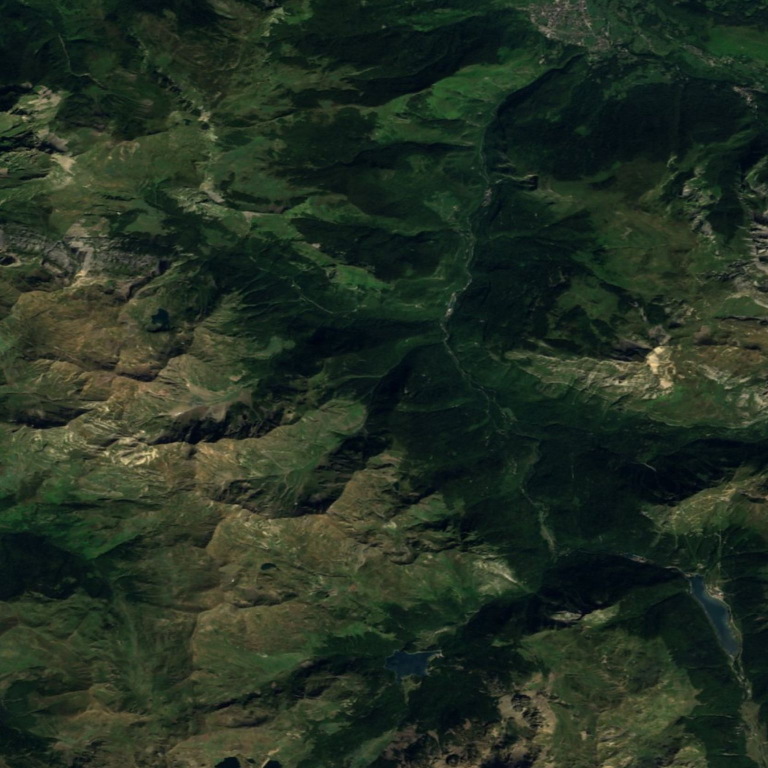
#> input picture data/terrain/hi/c_0_0.jpg, 1536 x 1536 px (shown at 1/2 size)
$ python -i build_paquete.py   (imports and definitions only)
#> lines starting #> are read from the running program, lines starting #| are printed output that depends on the picture
#> further down, picture is the input picture: PIL image 1536x1536 RGB; mean R, G, B 35.3, 47.8, 34.1
#!/usr/bin/env python3
"""Paquete de zona a máxima calidad para llevar sin conexión (piloto: Balaitús). Cubre el pasillo de las rutas de una cumbre (la de ejemplo y sus «Otras subidas»,
data/subidas/<id>.json) con piezas de 1 × 1 km alineadas a la rejilla de la web (x este, z sur, metros), con un margen de 400 m a cada lado del camino:
  - relieve: MDT05 del IGN (5 m, CC BY 4.0, © Instituto Geográfico Nacional de España, WCS de IDEE), remuestreado a 2,5 m con spline cúbico
    (no añade datos: suaviza el sombreado de cerca). <pieza>.bin.gz: u16 LE, decímetros, n×n (n = 401); 0 = sin dato (fuera de España: se queda el relieve general).
  - ortofoto: PNOA máxima actualidad del IGN (CC BY 4.0) a 4096 px por kilómetro (≈ 25 cm por píxel, la resolución del vuelo), en 4 teselas de 2048 px.
    <pieza>.webp (calidad alta; el paquete es para descargar y borrar).
Salida: data/paquetes/<cumbre>/ con index.json {cumbre, lado, piezas: [{id, x0, z0, n, paso, orto}]}.
Uso: python3 tools/build_paquete.py balaitus [subidas a incluir, p. ej. 1 2]   (sin subidas: la ruta de ejemplo y la primera subida)"""
import gzip, json, math, os, subprocess, sys, tempfile
import numpy as np, rasterio
from rasterio.warp import transform
from scipy.ndimage import map_coordinates
from PIL import Image
sys.path.insert(0, os.path.dirname(os.path.abspath(__file__)))

ROOT = os.path.join(os.path.dirname(os.path.abspath(__file__)), '..')
# [1 line that did not run here, left out]
# [1 line that did not run here, left out]
# [1 line that did not run here, left out]
# [1 line that did not run here, left out]
toXZ = lambda lon, lat: ((lon - meta['lon0']) * mLon - W / 2, (meta['lat0'] - lat) * mLat - D / 2)
fromXZ = lambda x, z: (meta['lon0'] + (x + W / 2) / mLon, meta['lat0'] - (z + D / 2) / mLat)
LADO, MARGEN, PASO = 1000.0, 400.0, 2.5
N = int(LADO / PASO) + 1

def aplana_sombras(im, fuerza=0.5, sigma=80):   # como tools/build_orto.py: las sombras del vuelo chocan con la luz de la web
#> called with fuerza = 0.5, sigma = 80
    from PIL import ImageFilter
    a = np.asarray(im, np.float32) / 255; L = a.mean(2)
#> after `L = a.mean(2)`:
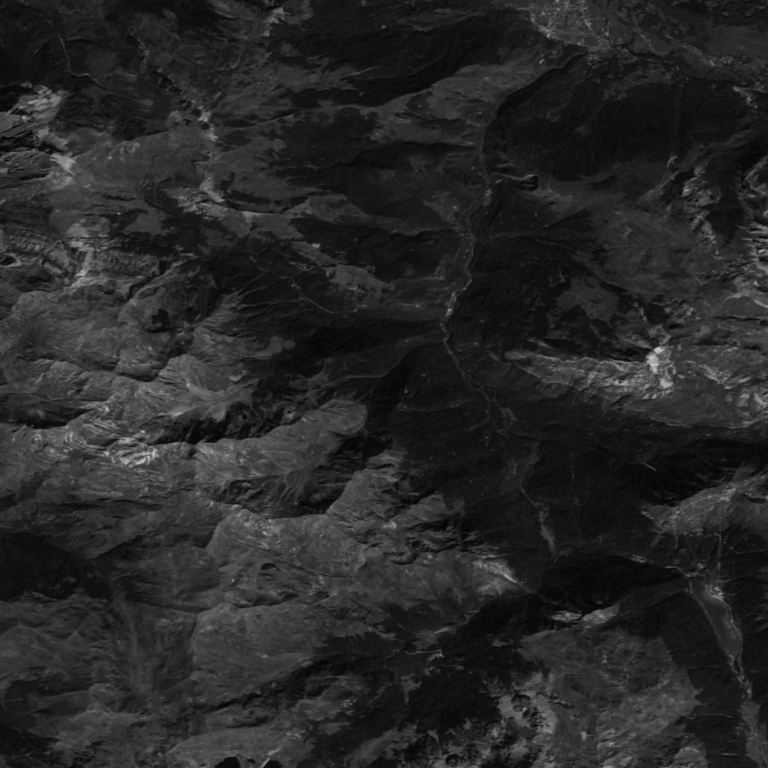
#> L: shape (1536, 1536) float32 (shown at 1/2 size); min 0.00392, max 0.82, mean 0.153
    pq = Image.fromarray((L * 255).astype(np.uint8)).resize((1024, 1024), Image.BILINEAR).filter(ImageFilter.GaussianBlur(sigma / 4))
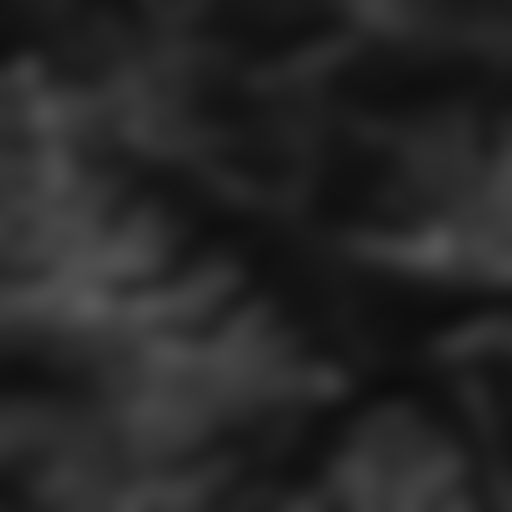
#> pq: PIL image 1024x1024 L (shown at 1/2 size); min 13, max 88, mean 38.7
    low = np.asarray(pq.resize(im.size, Image.BICUBIC), np.float32) / 255
    f = np.clip((low.mean() / np.maximum(low, 0.02)) ** fuerza, 0.7, 1.6)
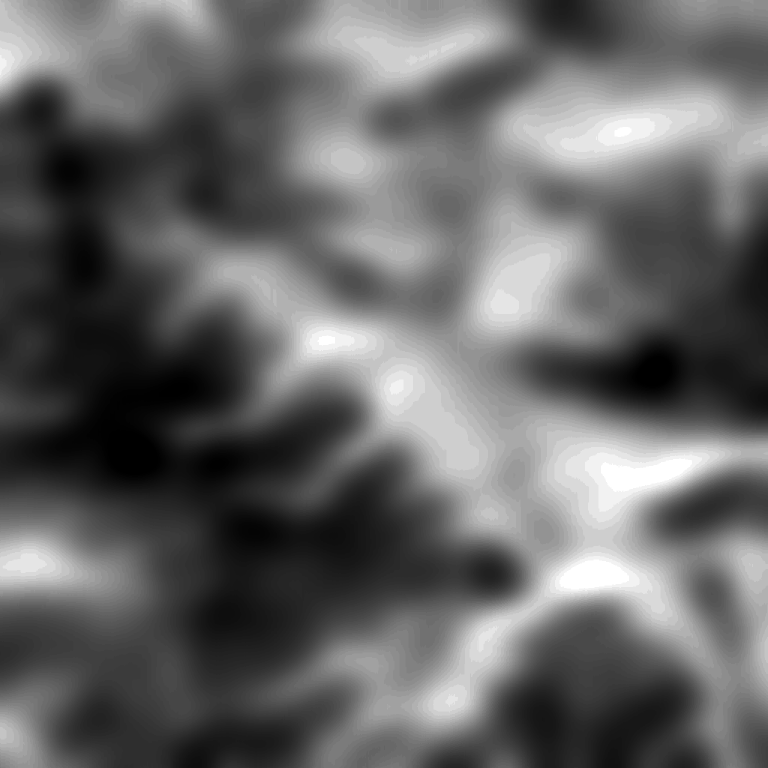
#> f: shape (1536, 1536) float32 (shown at 1/2 size); min 0.7, max 1.6, mean 1.06; drawn with min black and max white
    return Image.fromarray((np.clip(a * f[..., None], 0, 1) * 255).astype(np.uint8))
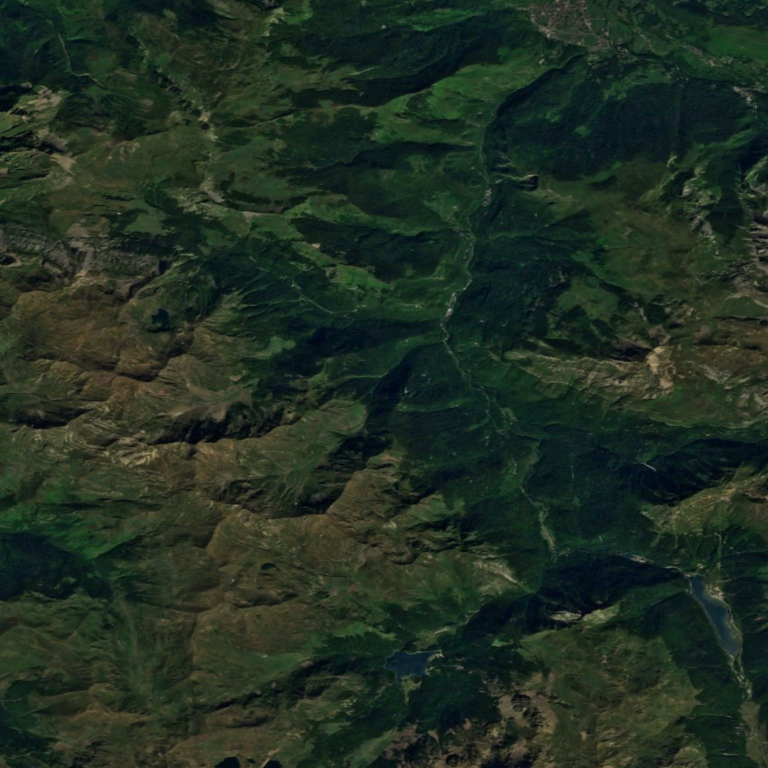
#> returned value: PIL image 1536x1536 RGB (shown at 1/2 size); mean R, G, B 32.3, 46.4, 33.6

def curl(url, out, minimo):
    for _ in range(4):
        r = subprocess.run(['curl', '-s', '-m', '300', '-o', out, '-w', '%{http_code}', url], capture_output=True, text=True)
        if r.stdout == '200' and os.path.exists(out) and os.path.getsize(out) > minimo: return True
    return False

def relieve(x0, z0):
    xs = x0 + np.arange(N) * PASO; zs = z0 + np.arange(N) * PASO
    X, Z = np.meshgrid(xs, zs); lon, lat = fromXZ(X, Z)
    ux, uy = transform('EPSG:4326', 'EPSG:25830', lon.ravel().tolist(), lat.ravel().tolist()); ux = np.array(ux).reshape(N, N); uy = np.array(uy).reshape(N, N)
    a, b, c, d = ux.min() - 30, ux.max() + 30, uy.min() - 30, uy.max() + 30
    tmp = tempfile.mktemp(suffix='.tif')
    if not curl(f'https://servicios.idee.es/wcs-inspire/mdt?service=WCS&version=2.0.1&request=GetCoverage&CoverageId=Elevacion25830_5&subset=x({a:.0f},{b:.0f})&subset=y({c:.0f},{d:.0f})&format=image/tiff', tmp, 2000):
        return None
    with rasterio.open(tmp) as ds: h = ds.read(1).astype('f4'); t = ds.transform
    os.remove(tmp)
    h[(h < 0) | (h > 5000)] = np.nan
    col = (ux - t.c) / t.a - 0.5; row = (uy - t.f) / t.e - 0.5
    inside = (col >= 0) & (row >= 0) & (col <= h.shape[1] - 1) & (row <= h.shape[0] - 1)
    v = map_coordinates(np.nan_to_num(h, nan=-1), [row, col], order=3, mode='nearest')
    bad = ~inside | (map_coordinates(np.isnan(h).astype('f4'), [row, col], order=1, mode='nearest') > 0.01) | (v < 0)
    return np.where(bad, 0, np.round(v * 10)).astype('<u2'), bad.mean()

def orto(x0, z0, dest):
    lon0, lat1 = fromXZ(x0, z0); lon1, lat0 = fromXZ(x0 + LADO, z0 + LADO)
    im = Image.new('RGB', (4096, 4096))
    for a in range(2):
        for c in range(2):
            la0 = lon0 + (lon1 - lon0) * a / 2; la1 = lon0 + (lon1 - lon0) * (a + 1) / 2
            ta1 = lat1 - (lat1 - lat0) * c / 2; ta0 = lat1 - (lat1 - lat0) * (c + 1) / 2
            tmp = tempfile.mktemp(suffix='.jpg')
            url = ('https://www.ign.es/wms-inspire/pnoa-ma?service=WMS&version=1.3.0&request=GetMap&layers=OI.OrthoimageCoverage&styles=&crs=CRS:84'
                   f'&bbox={la0},{ta0},{la1},{ta1}&width=2048&height=2048&format=image/jpeg')
            if not curl(url, tmp, 30000): return False
            im.paste(Image.open(tmp).convert('RGB'), (a * 2048, c * 2048)); os.remove(tmp)
    aplana_sombras(im).save(dest, quality=82, method=6)
    return True

cumbre = sys.argv[1]; elegidas = [int(a) for a in sys.argv[2:]] or [1]
# [2 lines not run here, left out]
sub = os.path.join(ROOT, 'data/subidas', f'{cumbre}.json')
# [1 line not run here, left out]
celdas = set()
# [7 lines not run here, left out]
# [1 line that did not run here, left out]
# [13 lines not run here, left out]
# color: un solo ajuste para todo el paquete (como tools/igualar_orto.py, media y desviación por canal en lineal contra el satélite de debajo), para que el pasillo
# case con el resto del mapa y las piezas no se distingan entre sí
lin = lambda v: np.where(v <= .04045, v / 12.92, ((v + .055) / 1.055) ** 2.4)
A, B = [], []
# [17 lines not run here, left out]
# [1 line that did not run here, left out]
# [1 line not run here, left out]

>>> from PIL import Image
>>> picture = Image.open('../data/terrain/hi/c_0_0.jpg')
>>> result = aplana_sombras(picture)

$ run again, on data/terrain/hi/c_0_4.jpg
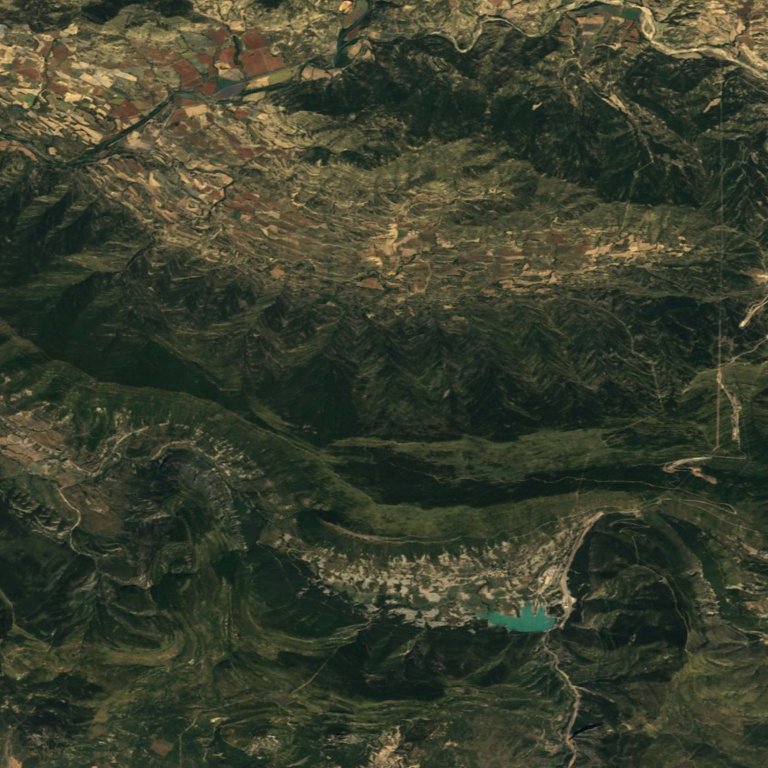
#> input picture data/terrain/hi/c_0_4.jpg, 1536 x 1536 px (shown at 1/2 size)
#> picture is the input picture: PIL image 1536x1536 RGB; mean R, G, B 57.8, 62.8, 44.8
#> in aplana_sombras, `f = np.clip((low.mean() / np.maximum(low, 0.02)) ** fuerza, 0.7, 1.6)`:
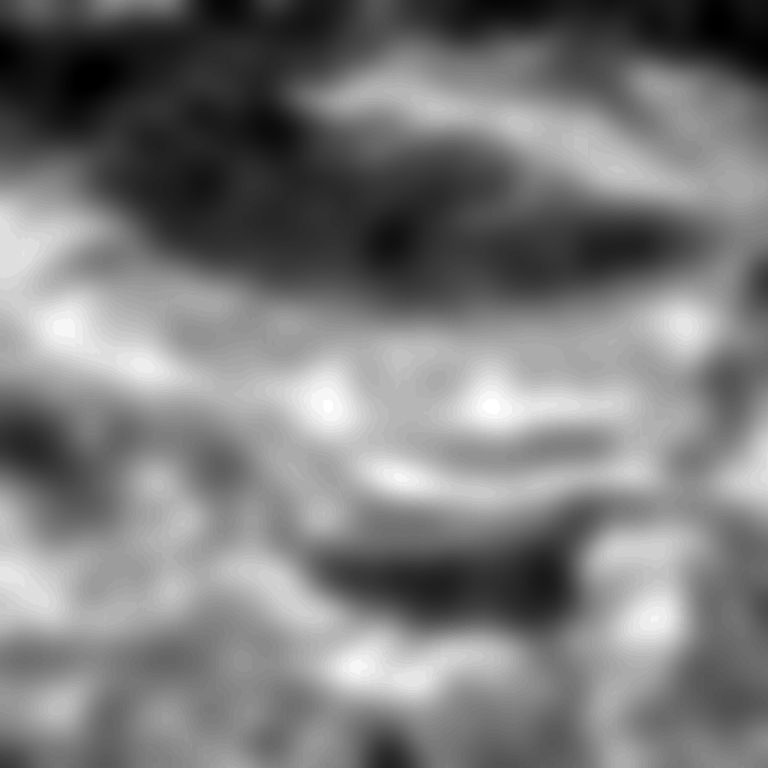
#> f: shape (1536, 1536) float32 (shown at 1/2 size); min 0.7, max 1.4, mean 1.04; drawn with min black and max white
#> in aplana_sombras, `return Image.fromarray((np.clip(a * f[..., None], 0, 1) * 255).astype(..`:
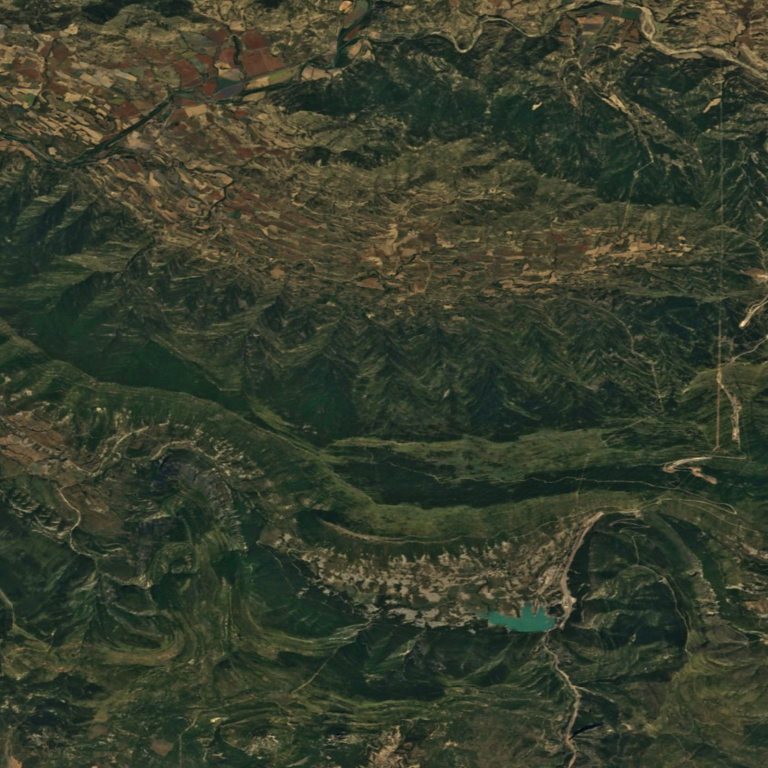
#> returned value: PIL image 1536x1536 RGB (shown at 1/2 size); mean R, G, B 55.3, 61.7, 44

$ run again, on data/terrain/hi/c_0_5.jpg
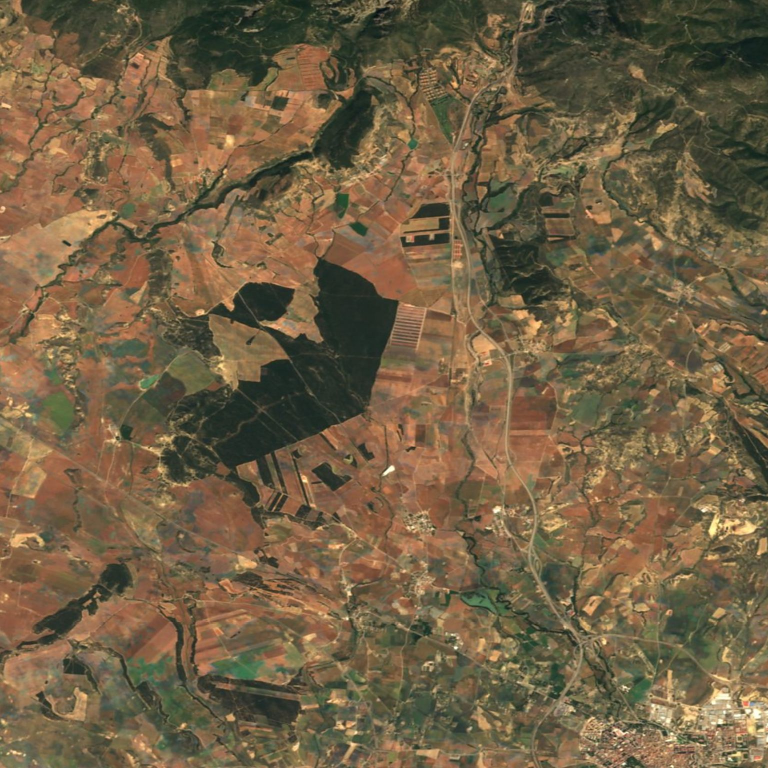
#> input picture data/terrain/hi/c_0_5.jpg, 1536 x 1536 px (shown at 1/2 size)
#> picture is the input picture: PIL image 1536x1536 RGB; mean R, G, B 113.7, 95.9, 68.7
#> in aplana_sombras, `f = np.clip((low.mean() / np.maximum(low, 0.02)) ** fuerza, 0.7, 1.6)`:
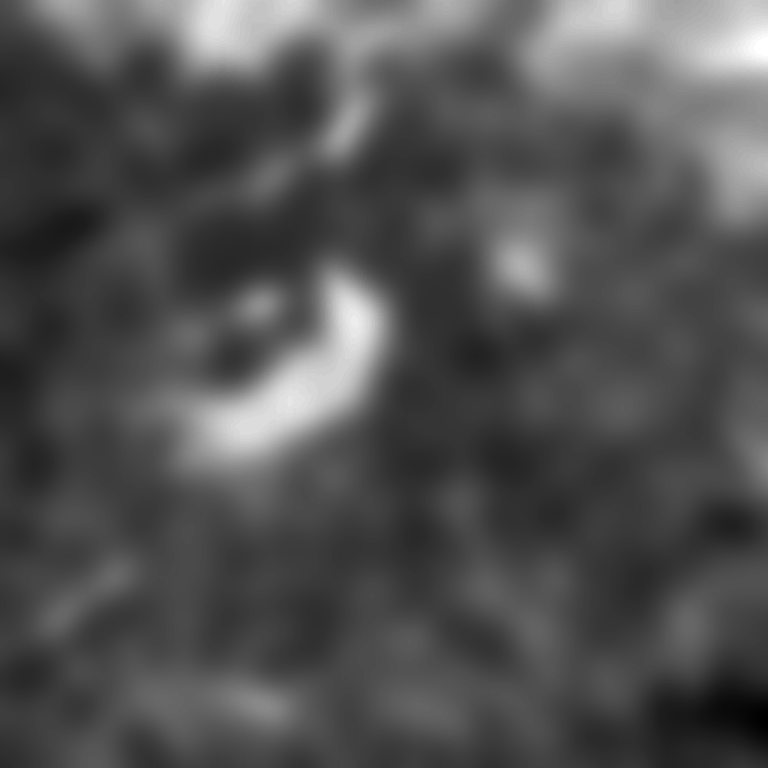
#> f: shape (1536, 1536) float32 (shown at 1/2 size); min 0.746, max 1.6, mean 1.02; drawn with min black and max white
#> in aplana_sombras, `return Image.fromarray((np.clip(a * f[..., None], 0, 1) * 255).astype(..`:
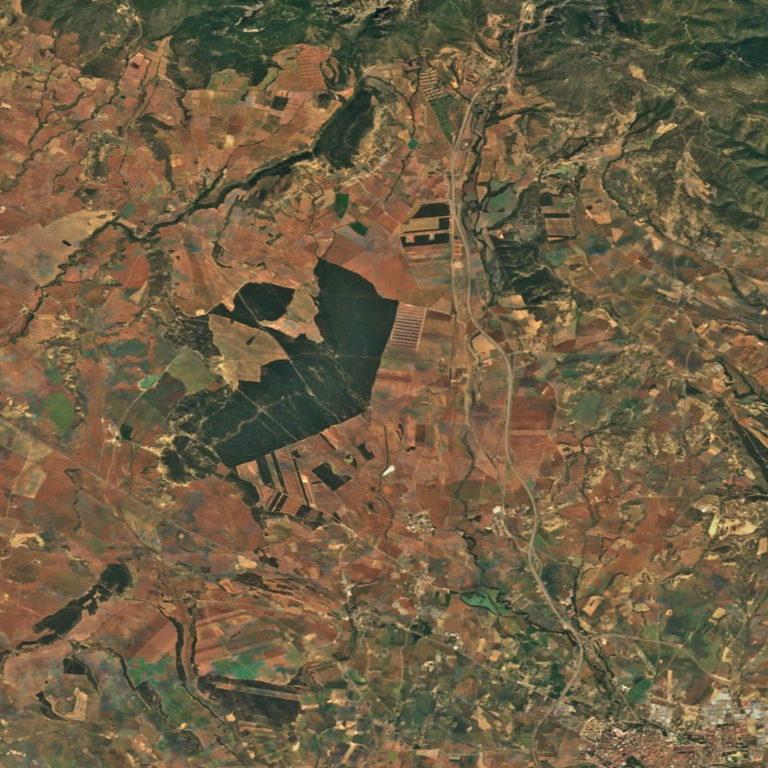
#> returned value: PIL image 1536x1536 RGB (shown at 1/2 size); mean R, G, B 111.5, 94.9, 68

$ run again, on data/terrain/hi/c_0_6.jpg
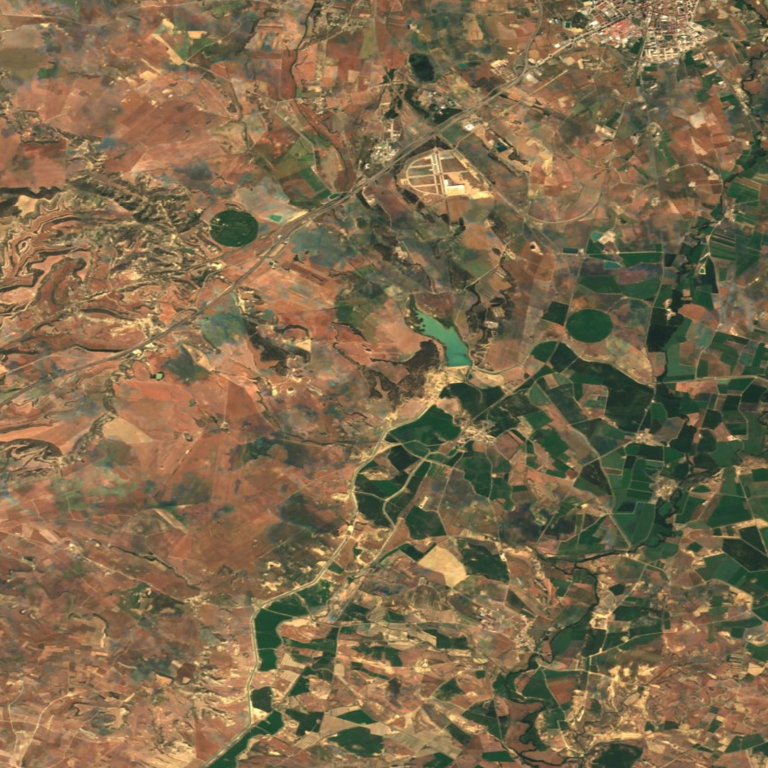
#> input picture data/terrain/hi/c_0_6.jpg, 1536 x 1536 px (shown at 1/2 size)
#> picture is the input picture: PIL image 1536x1536 RGB; mean R, G, B 125.3, 105.6, 76.2
#> in aplana_sombras, `f = np.clip((low.mean() / np.maximum(low, 0.02)) ** fuerza, 0.7, 1.6)`:
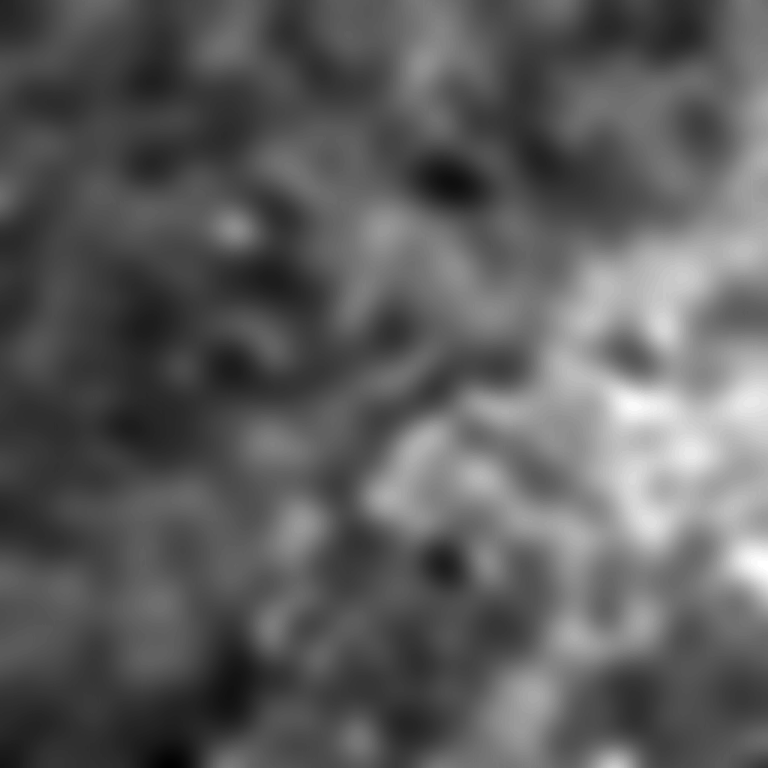
#> f: shape (1536, 1536) float32 (shown at 1/2 size); min 0.809, max 1.36, mean 1.01; drawn with min black and max white
#> in aplana_sombras, `return Image.fromarray((np.clip(a * f[..., None], 0, 1) * 255).astype(..`:
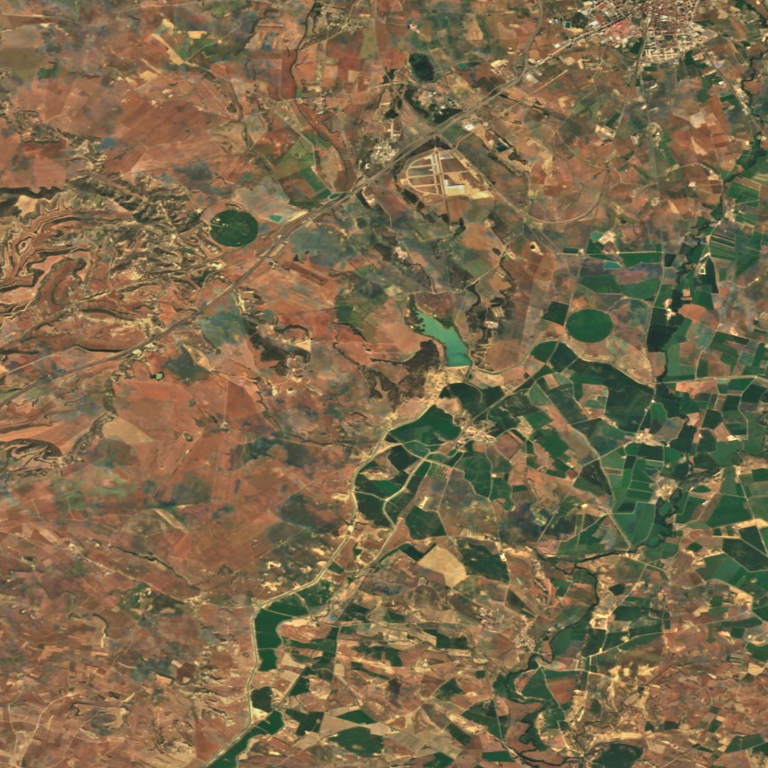
#> returned value: PIL image 1536x1536 RGB (shown at 1/2 size); mean R, G, B 123.4, 104.9, 75.5
